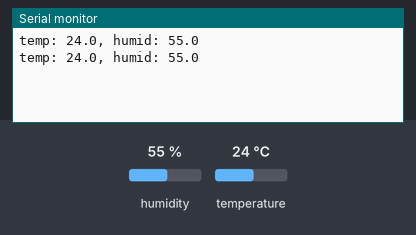
Simulated run of this sketch. Board: ESP32. Parts: the last lines printed to the serial monitor. The test bench sets the inputs (shaded band); at power-on: humidity 55 %, temperature 24 °C.

Above: at 3.8 s.
3.9 s: humidity set to 22 %
At 7.3 s:
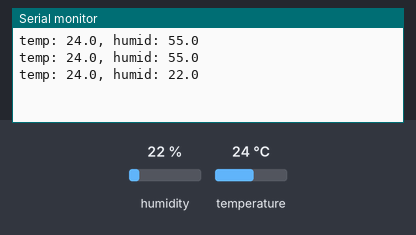
7.8 s: temperature set to 12 °C
At 10.5 s:
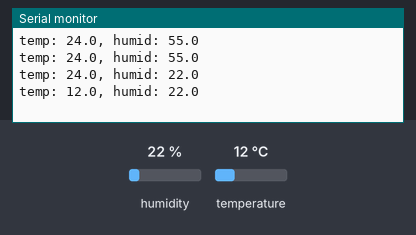
11.7 s: humidity set to 40 %
At 13.6 s:
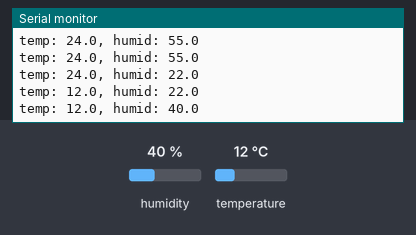
Timing chart, 0 to 15.1 s (numbered marks = the images above; inputs shaded):
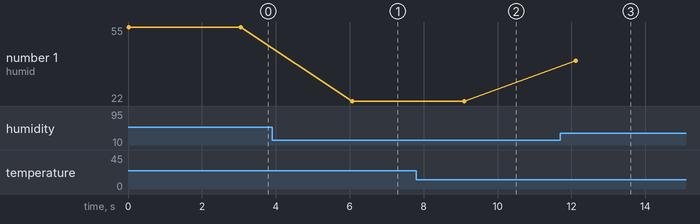

Measured:
- after the input at 3.9 s, the serial monitor: prints a new line after 2.2 s (image 1)
- after the input at 7.8 s, the serial monitor: prints a new line after 1.3 s (image 2)
- after the input at 11.7 s, the serial monitor: prints a new line after 0.42 s (image 3)
- plotted number 1: 55 → 22 after the input at 3.9 s, 22 → 40 after the input at 11.7 s

The sketch:

DHT11Test.ino
```cpp
#include "DHT.h"

#define DHT11_PIN   (33)

DHT dht(DHT11_PIN, DHT11);  // 温湿度センサーのインスタンス

void setup()
{
    Serial.begin(115200);
    while (!Serial) ;

    // DHT11初期化
    dht.begin();
}

void loop()
{
    float  humid = dht.readHumidity(); // 湿度[%]
    float  temp = dht.readTemperature(); // 気温[摂氏]
    Serial.printf("temp: %.1f, humid: %.1f\r\n", temp, humid);

    delay(3 * 1000); // 3秒おきに計測・表示
}
```
